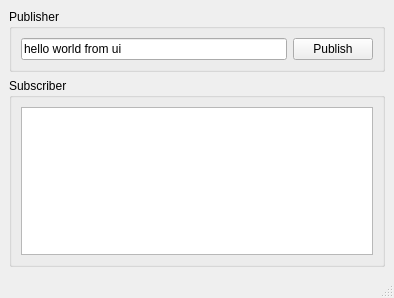
<?xml version="1.0" encoding="UTF-8"?>
<ui version="4.0">
 <class>MainWindow</class>
 <widget class="QMainWindow" name="MainWindow">
  <property name="geometry">
   <rect>
    <x>0</x>
    <y>0</y>
    <width>394</width>
    <height>298</height>
   </rect>
  </property>
  <property name="windowTitle">
   <string>MainWindow</string>
  </property>
  <widget class="QWidget" name="centralwidget">
   <layout class="QVBoxLayout" name="verticalLayout_2">
    <item>
     <widget class="QGroupBox" name="gbox_publisher">
      <property name="title">
       <string>Publisher</string>
      </property>
      <layout class="QVBoxLayout" name="verticalLayout">
       <item>
        <layout class="QHBoxLayout" name="horizontalLayout">
         <item>
          <widget class="QLineEdit" name="tbox_pub_msg">
           <property name="text">
            <string>hello world from ui</string>
           </property>
          </widget>
         </item>
         <item>
          <widget class="QPushButton" name="btn_pub">
           <property name="text">
            <string>Publish</string>
           </property>
          </widget>
         </item>
        </layout>
       </item>
      </layout>
     </widget>
    </item>
    <item>
     <widget class="QGroupBox" name="gbox_subscriber">
      <property name="title">
       <string>Subscriber</string>
      </property>
      <layout class="QVBoxLayout" name="verticalLayout_3">
       <item>
        <widget class="QTextBrowser" name="tbox_sub_info"/>
       </item>
      </layout>
     </widget>
    </item>
   </layout>
  </widget>
  <widget class="QMenuBar" name="menubar">
   <property name="geometry">
    <rect>
     <x>0</x>
     <y>0</y>
     <width>394</width>
     <height>28</height>
    </rect>
   </property>
  </widget>
  <widget class="QStatusBar" name="statusbar"/>
 </widget>
 <resources/>
 <connections/>
</ui>
